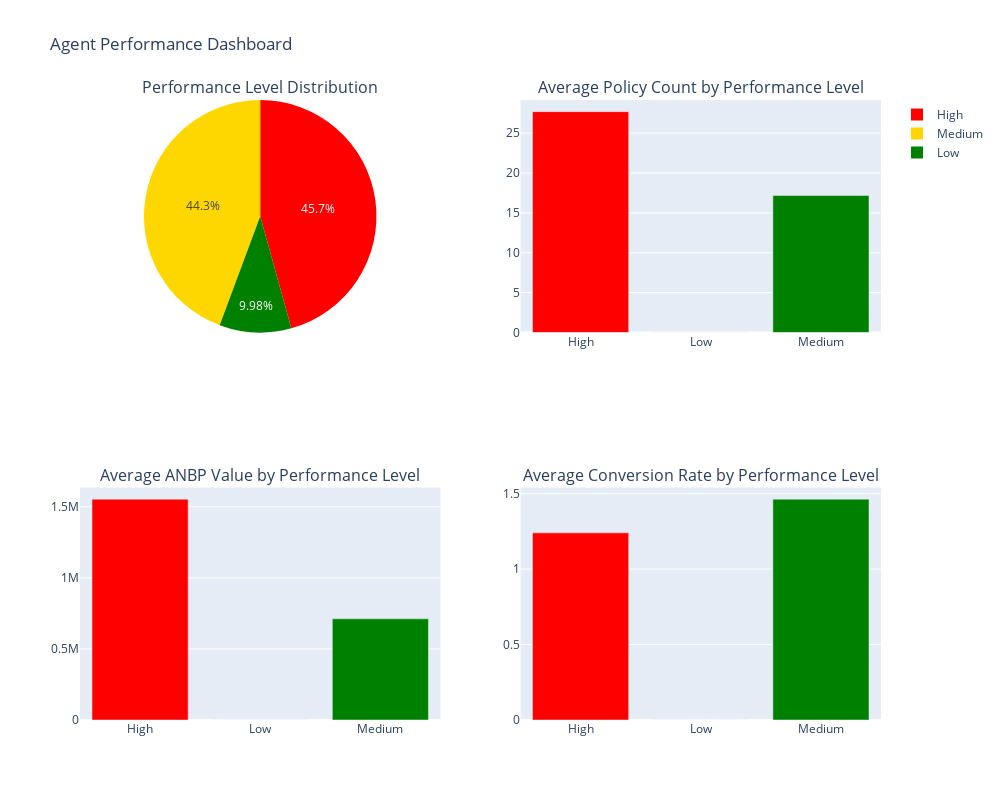

Notebook source saved alongside this figure:
### Markdown cell above
# Create visualizations

### Code cell
# Distribution of performance levels
perf_dist = df['performance_level'].value_counts()

# Average metrics by performance level
avg_metrics = df.groupby('performance_level').agg({
    'new_policy_count': 'mean',
    'ANBP_value': 'mean',
    'net_income': 'mean',
    'overall_conversion_rate': 'mean',
    'unique_customers': 'mean'
}).reset_index()

# Create plots
fig = make_subplots(
    rows=2, cols=2,
    subplot_titles=('Performance Level Distribution', 'Average Policy Count by Performance Level',
                    'Average ANBP Value by Performance Level', 'Average Conversion Rate by Performance Level'),
    specs=[[{'type': 'domain'}, {'type': 'bar'}],
            [{'type': 'bar'}, {'type': 'bar'}]]
)

# Performance distribution pie chart
fig.add_trace(
    go.Pie(labels=perf_dist.index, values=perf_dist.values, name='Performance Distribution',
           marker=dict(colors=['red', 'gold', 'green'])),
    row=1, col=1
)

# Average policy count bar chart
fig.add_trace(
    go.Bar(x=avg_metrics['performance_level'], y=avg_metrics['new_policy_count'], name='Avg Policy Count',
            marker_color=['red', 'gold', 'green'], showlegend=False),
    row=1, col=2
)

# Average ANBP bar chart
fig.add_trace(
    go.Bar(x=avg_metrics['performance_level'], y=avg_metrics['ANBP_value'], name='Avg ANBP Value',
            marker_color=['red', 'gold', 'green'], showlegend=False),
    row=2, col=1
)

# Average conversion rate bar chart
fig.add_trace(
    go.Bar(x=avg_metrics['performance_level'], y=avg_metrics['overall_conversion_rate'], name='Avg Conversion Rate',
            marker_color=['red', 'gold', 'green'], showlegend=False),
    row=2, col=2
)

fig.update_layout(height=800, width=1000, title_text="Agent Performance Dashboard")

### Figure 1 — Plotly figure (JSON) as saved in the notebook; plotly's stock layout.template omitted (floating-point values rounded to 4 significant figures)
{"data": [{"domain": {"x": [0, 0.45], "y": [0.625, 1]}, "labels": ["High", "Medium", "Low"], "marker": {"colors": ["red", "gold", "green"]}, "name": "Performance Distribution", "type": "pie", "values": [6994, 6786, 1528]}, {"marker": {"color": ["red", "gold", "green"]}, "name": "Avg Policy Count", "showlegend": false, "type": "bar", "x": ["High", "Low", "Medium"], "xaxis": "x", "y": [27.7, 0.0, 17.18], "yaxis": "y"}, {"marker": {"color": ["red", "gold", "green"]}, "name": "Avg ANBP Value", "showlegend": false, "type": "bar", "x": ["High", "Low", "Medium"], "xaxis": "x2", "y": [1554000.0, 0.0, 711800.0], "yaxis": "y2"}, {"marker": {"color": ["red", "gold", "green"]}, "name": "Avg Conversion Rate", "showlegend": false, "type": "bar", "x": ["High", "Low", "Medium"], "xaxis": "x3", "y": [1.241, 0.0, 1.464], "yaxis": "y3"}], "layout": {"annotations": [{"font": {"size": 16}, "showarrow": false, "text": "Performance Level Distribution", "x": 0.225, "xanchor": "center", "xref": "paper", "y": 1, "yanchor": "bottom", "yref": "paper"}, {"font": {"size": 16}, "showarrow": false, "text": "Average Policy Count by Performance Level", "x": 0.775, "xanchor": "center", "xref": "paper", "y": 1, "yanchor": "bottom", "yref": "paper"}, {"font": {"size": 16}, "showarrow": false, "text": "Average ANBP Value by Performance Level", "x": 0.225, "xanchor": "center", "xref": "paper", "y": 0.375, "yanchor": "bottom", "yref": "paper"}, {"font": {"size": 16}, "showarrow": false, "text": "Average Conversion Rate by Performance Level", "x": 0.775, "xanchor": "center", "xref": "paper", "y": 0.375, "yanchor": "bottom", "yref": "paper"}], "height": 800, "title": {"text": "Agent Performance Dashboard"}, "width": 1000, "xaxis": {"anchor": "y", "domain": [0.55, 1]}, "xaxis2": {"anchor": "y2", "domain": [0, 0.45]}, "xaxis3": {"anchor": "y3", "domain": [0.55, 1]}, "yaxis": {"anchor": "x", "domain": [0.625, 1]}, "yaxis2": {"anchor": "x2", "domain": [0, 0.375]}, "yaxis3": {"anchor": "x3", "domain": [0, 0.375]}}}
